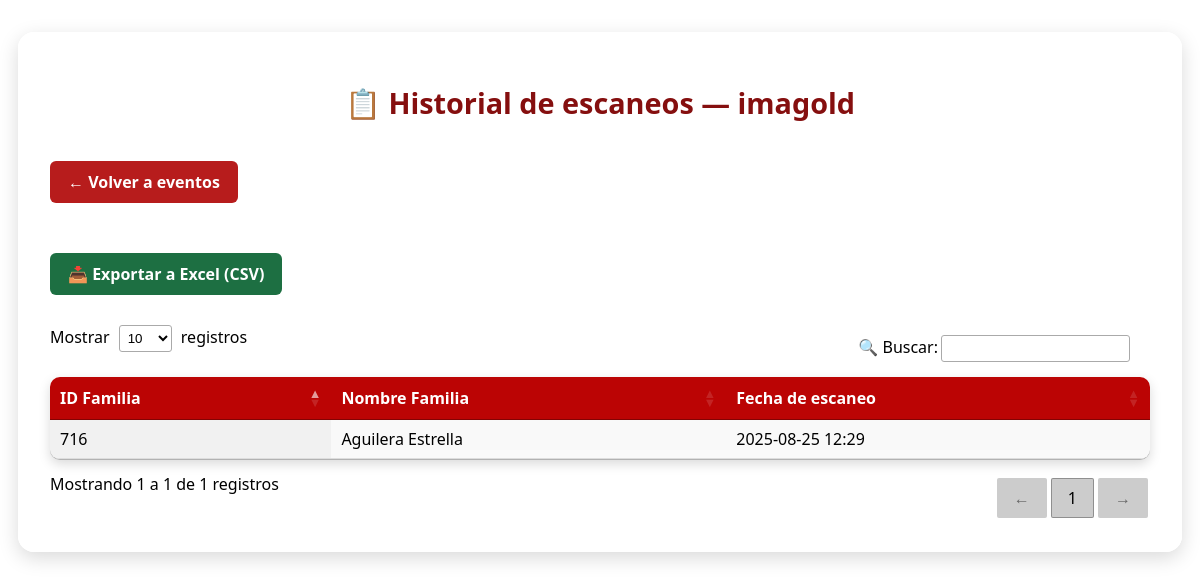
The app's page /admin/evento/2/historial (signed in) with its own data.
### app/models.py (models this page shows, shortened)
class EventoQR(db.Model):
    __tablename__ = 'evento_qr'
    id = db.Column(db.Integer, primary_key=True)
    nombre_evento = db.Column(db.String(100), nullable=False)
    puntos = db.Column(db.Integer, nullable=False)
    qr_filename = db.Column(db.String(200), nullable=True)
    latitud = db.Column(db.Float)
    longitud = db.Column(db.Float)
    requiere_ubic = db.Column(db.Boolean, default=True)
    valid_from = db.Column(db.DateTime, nullable=True)
    valid_to = db.Column(db.DateTime, nullable=True)

class EventoQRRegistro(db.Model):
    __tablename__ = 'evento_qr_registro'
    id = db.Column(db.Integer, primary_key=True)
    familia_id = db.Column(db.Integer, db.ForeignKey('familia.id'), nullable=False)
    evento_id = db.Column(db.Integer, db.ForeignKey('evento_qr.id'), nullable=False)
    fecha = db.Column(db.DateTime, default=hora_local_merida, nullable=False)
    familia = db.relationship('Familia', backref='eventos_escaneados')
    evento = db.relationship('EventoQR', backref='registros')

class Familia(db.Model,UserMixin):
    id = db.Column(db.Integer, primary_key=True)
    nombre = db.Column(db.String(100), nullable=False)
    correo = db.Column(db.String(100), unique=True, nullable=False)
    password = db.Column(db.String(100), nullable=False)
    puntos = db.Column(db.Integer, default=0)
    qr_version = db.Column(db.Integer, default=1)

### app/routes.py (the view)
@app.route('/admin/evento/<int:evento_id>/historial')
def historial_escaneos_evento(evento_id):
    if 'admin_id' not in session:
        return redirect(url_for('login'))
    evento = EventoQR.query.get_or_404(evento_id)
    registros = EventoQRRegistro.query.filter_by(evento_id=evento_id).order_by(EventoQRRegistro.id.desc()).all()
    return render_template('historial_escaneos_evento.html', evento=evento, registros=registros)

### app/__init__.py (called while the page is built)
@app.before_request
def mantener_sesion_activa():
    session.permanent = True

### app/routes.py (called while the page is built, shortened)
@app.before_request
def refrescar_timeout():
    if "admin_id" in session:
        now = datetime.utcnow()
        last = session.get("last_activity", now)
        if hasattr(last, "tzinfo") and last.tzinfo is not None:
            last = last.astimezone(timezone.utc).replace(tzinfo=None)

### app/templates/historial_escaneos_evento.html (shortened to what this page needs)
<!DOCTYPE html>
<html lang="es">
<head>
    <link rel="stylesheet" href="{{ url_for('static', filename='css/historial_escaneo_evento.css') }}">
    <link rel="stylesheet" href="https://cdn.datatables.net/1.13.6/css/jquery.dataTables.min.css" />
</head>
<body>
    <div class="admin-contenedor">
        <h1>📋 Historial de escaneos — {{ evento.nombre_evento }}</h1>
        <a href="{{ url_for('crear_qr_evento') }}" class="btn-volver">← Volver a eventos</a>
        <br><br>
        <a href="{{ url_for('exportar_historial_escaneos_evento', evento_id=evento.id) }}" class="btn btn-primary">
            📥 Exportar a Excel (CSV)
        </a>
        <br><br>
        <div class="table-responsive">
            <table id="tabla-historial" class="display" style="width:100%">
                <thead>
                    <tr>
                        <th>ID Familia</th>
                        <th>Nombre Familia</th>
                        <th>Fecha de escaneo</th>
                    </tr>
                </thead>
                <tbody>
                    {% for r in registros %}
                        <tr>
                            <td>{{ r.familia_id }}</td>
                            <td>{{ r.familia.nombre if r.familia else '-' }}</td>
                            <td>{{ r.fecha.strftime('%Y-%m-%d %H:%M') }}</td>
                        </tr>
                    {% else %}
                        <tr><td colspan="3">No hay registros de escaneo.</td></tr>
                    {% endfor %}
                </tbody>
            </table>
        </div>
    </div>
</body>
</html>

### app/static/css/historial_escaneo_evento.css (style rules this page uses)
:root { --rojo-principal: #bb0404; --rojo-oscuro: #850f0f; --negro: #000; --blanco: #fff; --gris-claro: #f5f5f5; --sombra: rgba(0,0,0,0.15); }
body { font-family: 'Segoe UI', Arial, sans-serif; margin: 0; padding: 0; background: url("../img/PRUEBA5.jpg") center/cover no-repeat fixed; }
.admin-contenedor { max-width: 1100px; margin: 2rem auto; background: rgba(255, 255, 255, 0.97); padding: 2rem; border-radius: 16px; box-shadow: 0 6px 20px var(--sombra); }
h1 { text-align: center; font-size: 1.8rem; color: var(--rojo-oscuro); margin-bottom: 1.2rem; }
a.btn, .btn-primary { display: inline-block; background: #1d6f42; color: var(--blanco); padding: 10px 18px; border-radius: 6px; font-weight: bold; text-decoration: none; margin: 0.5rem 0; transition: background 0.3s ease; }
.btn-volver { display: inline-block; margin: 20px 0; padding: 10px 18px; background-color: #b71c1c; color: white; border-radius: 6px; text-decoration: none; font-weight: bold; transition: background-color 0.3s ease, transform 0.1s ease; }
table.dataTable { width: 100% !important; border-collapse: collapse; border-radius: 10px; overflow: hidden; background: var(--blanco); box-shadow: 0 4px 12px var(--sombra); }
table.dataTable th { background: var(--rojo-principal); color: var(--blanco); padding: 12px; font-size: 1rem; }
table.dataTable td { padding: 10px; border-bottom: 1px solid #ddd; }

### records on screen
EventoQR: nombre_evento "imagold"
EventoQRRegistro: familia_id "716", familia "Aguilera Estrella", fecha "2025-08-25 12:29"
